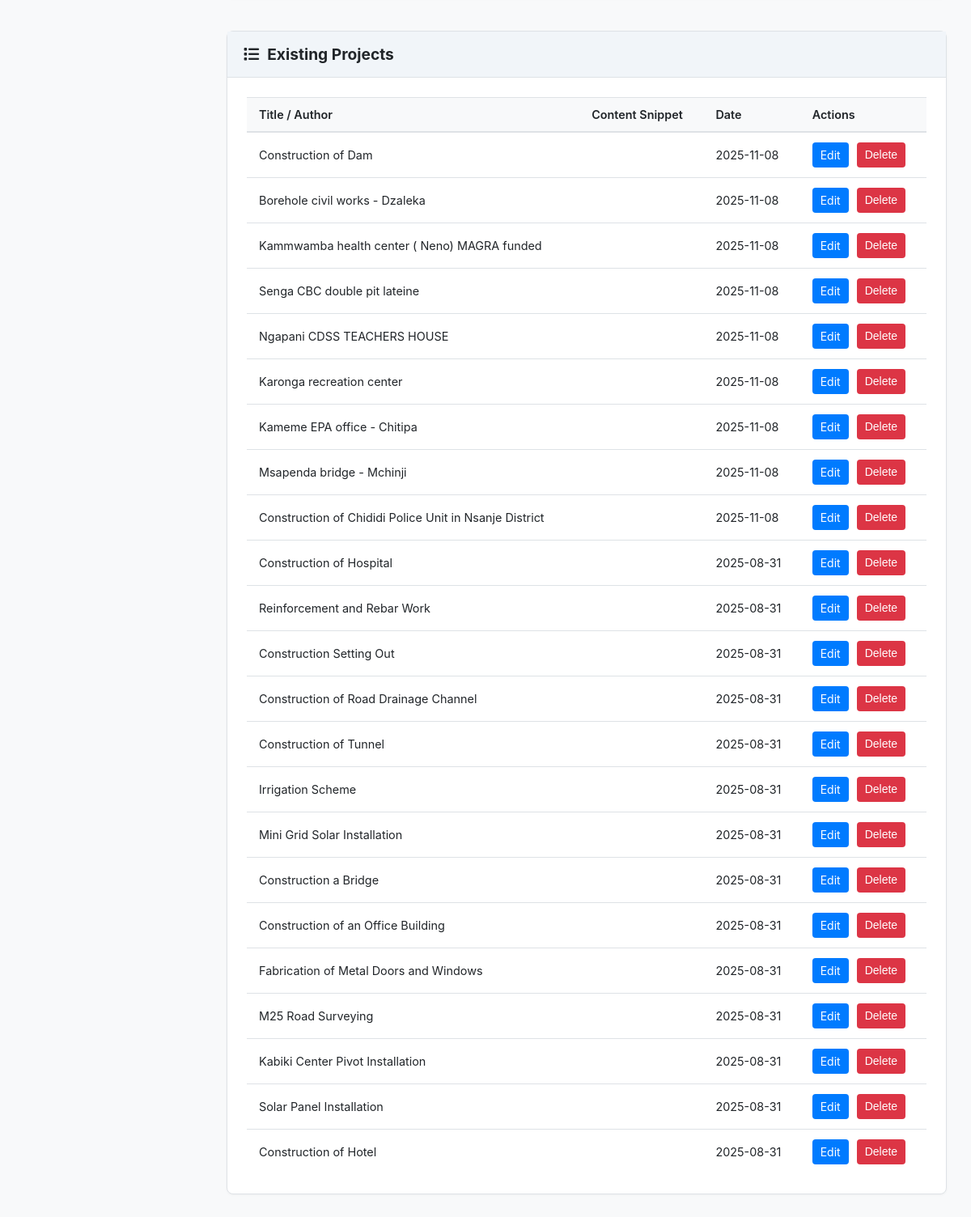
Before: /admin/manage/projects (signed in, lower part) with the older database file.
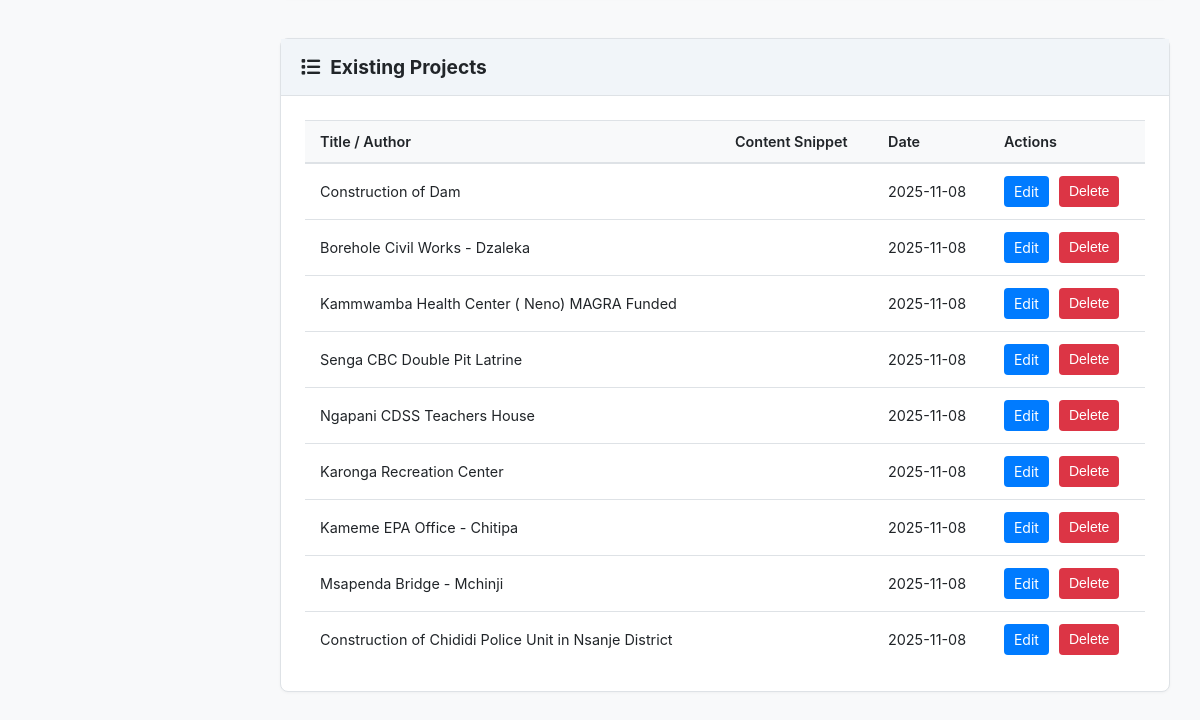
After: the same page with the newer database file.
### app.py (models this page shows)
class Project(db.Model):
    id = db.Column(db.Integer, primary_key=True)
    title = db.Column(db.String(100), nullable=False)
    client = db.Column(db.String(100))
    location = db.Column(db.String(100))
    project_value = db.Column(db.String(50))
    completion_date = db.Column(db.String(50))
    details = db.Column(db.Text, nullable=False)
    image_url = db.Column(db.String(200), nullable=True)
    category = db.Column(db.String(50), nullable=False, default='General Construction')
    date_posted = db.Column(db.DateTime, nullable=False, default=datetime.datetime.utcnow)
    images = db.relationship('ProjectImage', backref='project', lazy=True, cascade="all, delete-orphan")

### app.py (the view, shortened to what this page needs)
@app.route('/admin/manage/<content_type>', methods=['GET', 'POST'])
@login_required
def manage_content(content_type):
    models = {
        'projects': Project, 'blog': BlogPost, 'testimonials': Testimonial,
        'statistics': Statistic, 'team_members': TeamMember, 'services': Service,
        'client_logos': ClientLogo, 'certifications': Certification
    }
    Model = models.get(content_type)
    if not Model:
        flash('Invalid content type.', 'danger')
        return redirect(url_for('dashboard'))
    if content_type in ['statistics', 'team_members', 'services', 'client_logos', 'certifications']:
        items = Model.query.order_by(Model.order_num.asc()).all()
    else:
        items = Model.query.order_by(Model.id.desc()).all()
    if content_type == 'statistics':
        return render_template('admin/manage_content.html', content_type=content_type, items=items, fa_icons=FA_ICONS)
    return render_template('admin/manage_content.html', content_type=content_type, items=items)

### app.py (called while the page is built)
def login_required(f):
    @wraps(f)
    def decorated_function(*args, **kwargs):
        if 'user_id' not in session:
            flash('Please log in to access this page.', 'warning')
            return redirect(url_for('login'))
        return f(*args, **kwargs)
    return decorated_function

@app.context_processor
def inject_now():
    return {'now': datetime.datetime.utcnow()}

@app.context_processor
def inject_project_categories(): # Make project categories available to all templates
    return {'project_categories': PROJECT_CATEGORIES}

### templates/admin/manage_content.html (shortened to what this page needs)
{% extends "admin/layout_admin.html" %}
{% set content_title = content_type.replace('_', ' ').title() %}
{% block content %}
<div class="card" style="margin-top: 40px;">
    <div class="card-header"><h3><i class="fas fa-list"></i> Existing {{ content_title }}</h3></div>
    <div class="card-body">
        <div class="table-responsive">
            <table class="table">
                <thead>
                    <tr>
                        {% if content_type == 'statistics' %}
                            <th>Order</th><th>Name</th><th>Value</th><th>Icon</th><th>Actions</th>
                        {% elif content_type == 'team_members' %}
                            <th>Order</th><th>Photo</th><th>Name</th><th>Position</th><th>Actions</th>
                        {% elif content_type == 'services' %}
                            <th>Order</th><th>Thumbnail</th><th>Title</th><th>Summary</th><th>Actions</th>
                        {% elif content_type == 'client_logos' %}
                            <th>Order</th><th>Logo</th><th>Name</th><th>Website</th><th>Actions</th>
                        {% elif content_type == 'certifications' %}
                            <th>Order</th><th>Image</th><th>Name</th><th>Issuing Body</th><th>Actions</th>
                        {% else %}
                            <th>Title / Author</th><th>Content Snippet</th><th>Date</th><th>Actions</th>
                        {% endif %}
                    </tr>
                </thead>
                <tbody>
                    {% for item in items %}
                    <tr>
                        {% if content_type == 'statistics' %}
                            <td>{{ item.order_num }}</td><td>{{ item.name }}</td><td>{{ item.value }}</td><td><i class="{{ item.icon }}"></i> {{ item.icon }}</td>
                            <td>
                                <div class="action-buttons">
                                    <a href="{{ url_for('edit_content', content_type=content_type, item_id=item.id) }}" class="btn-edit">Edit</a>
                                    <form action="{{ url_for('delete_content', content_type=content_type, item_id=item.id) }}" method="post" onsubmit="return confirm('Are you sure?');" style="margin: 0;"><button type="submit" class="btn-danger">Delete</button></form>
                                </div>
                            </td>
                        {% else %}
                            <td>{{ item.title or item.author }}</td>
                            <td>{{ (item.details or item.content or item.quote) | striptags | truncate(80) }}</td>
                            <td>{{ item.date_posted.strftime('%Y-%m-%d') if 'date_posted' in item.__table__.columns else 'N/A' }}</td>
                            <td>
                                <div class="action-buttons">
                                    <a href="{{ url_for('edit_content', content_type=content_type, item_id=item.id) }}" class="btn-edit">Edit</a>
                                    <form action="{{ url_for('delete_content', content_type=content_type, item_id=item.id) }}" method="post" onsubmit="return confirm('Are you sure?');" style="margin: 0;"><button type="submit" class="btn-danger">Delete</button></form>
                                </div>
                            </td>
                        {% endif %}
                    </tr>
                    {% else %}
                    <tr><td colspan="5" style="text-align: center;">No items found. Add one above to get started!</td></tr>
                    {% endfor %}
                </tbody>
            </table>
        </div>
    </div>
</div>
{% endblock %}

Changed rows visible on the page:
removed Project: title "Construction of Hospital", date_posted "2025-08-31"
removed Project: title "Reinforcement and Rebar Work", date_posted "2025-08-31"
removed Project: title "Construction Setting Out", date_posted "2025-08-31"
removed Project: title "Construction of Road Drainage Channel", date_posted "2025-08-31"
removed Project: title "Construction of Tunnel", date_posted "2025-08-31"
removed Project: title "Irrigation Scheme", date_posted "2025-08-31"
removed Project: title "Mini Grid Solar Installation", date_posted "2025-08-31"
removed Project: title "Construction a Bridge", date_posted "2025-08-31"
removed Project: title "Construction of an Office Building", date_posted "2025-08-31"
removed Project: title "Fabrication of Metal Doors and Windows", date_posted "2025-08-31"
removed Project: title "M25 Road Surveying", date_posted "2025-08-31"
removed Project: title "Kabiki Center Pivot Installation", date_posted "2025-08-31"
removed Project: title "Solar Panel Installation", date_posted "2025-08-31"
removed Project: title "Construction of Hotel", date_posted "2025-08-31"
changed Project: title "Borehole civil works - Dzaleka" → "Borehole Civil Works - Dzaleka"
changed Project: title "Kammwamba health center ( Neno) MAGRA funded" → "Kammwamba Health Center ( Neno) MAGRA Funded"
changed Project: title "Senga CBC double pit lateine" → "Senga CBC Double Pit Latrine"
changed Project: title "Ngapani CDSS TEACHERS HOUSE" → "Ngapani CDSS Teachers House"
changed Project: title "Karonga recreation center" → "Karonga Recreation Center"
changed Project: title "Kameme EPA office - Chitipa" → "Kameme EPA Office - Chitipa"
changed Project: title "Msapenda bridge - Mchinji" → "Msapenda Bridge - Mchinji"
